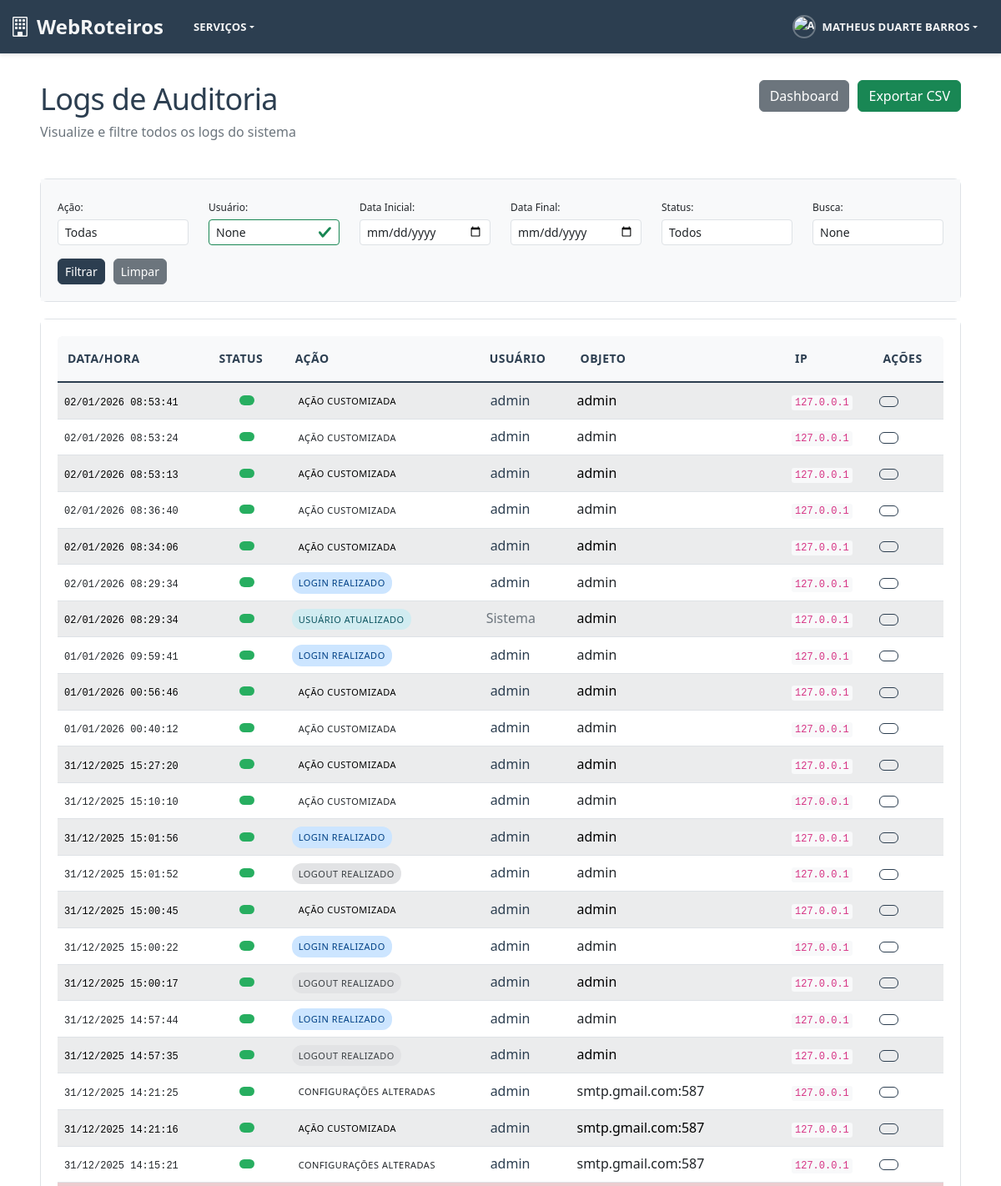
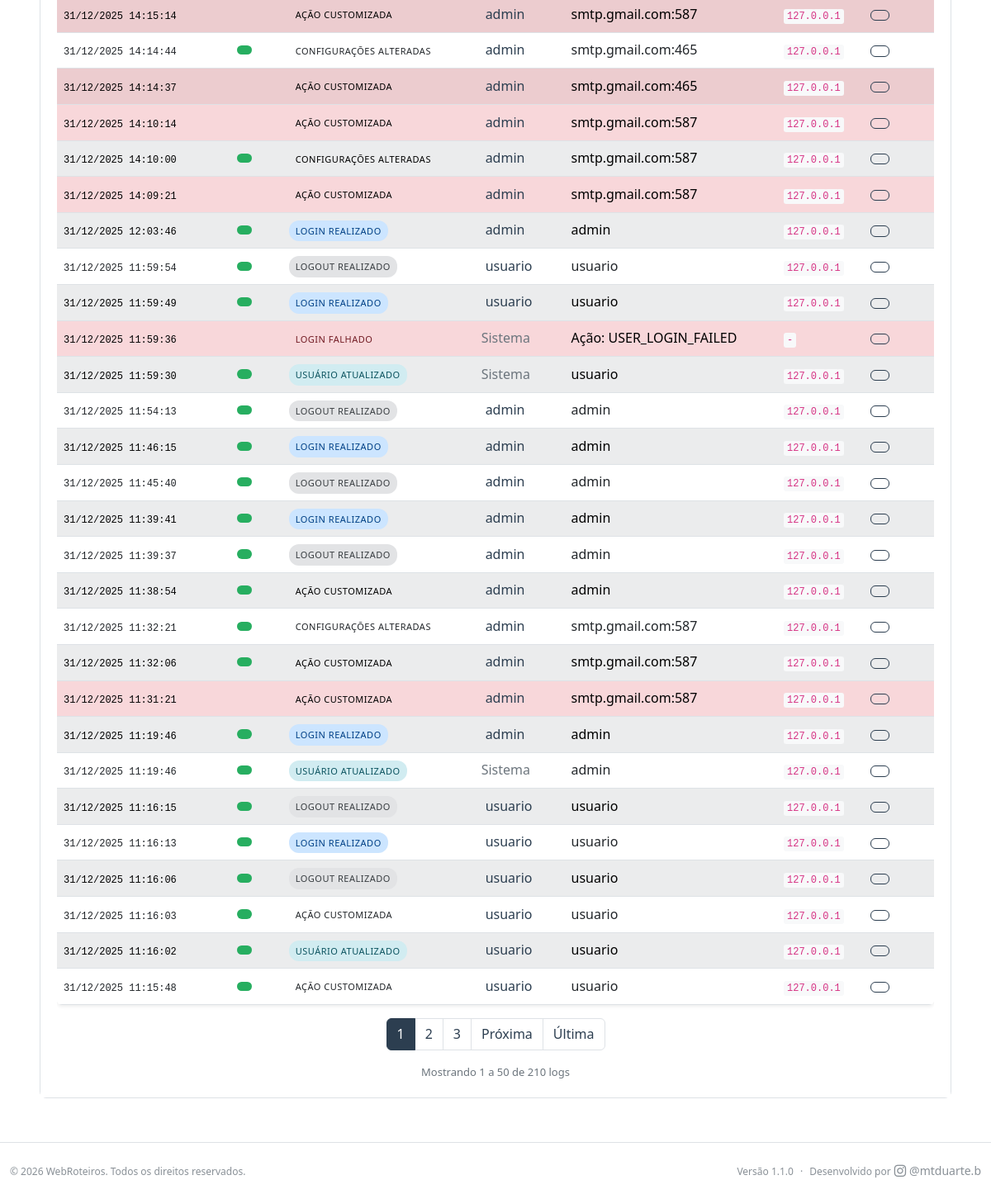
The page /audit/logs/ (signed in) on the database as committed earlier (2 pictures, top to bottom).
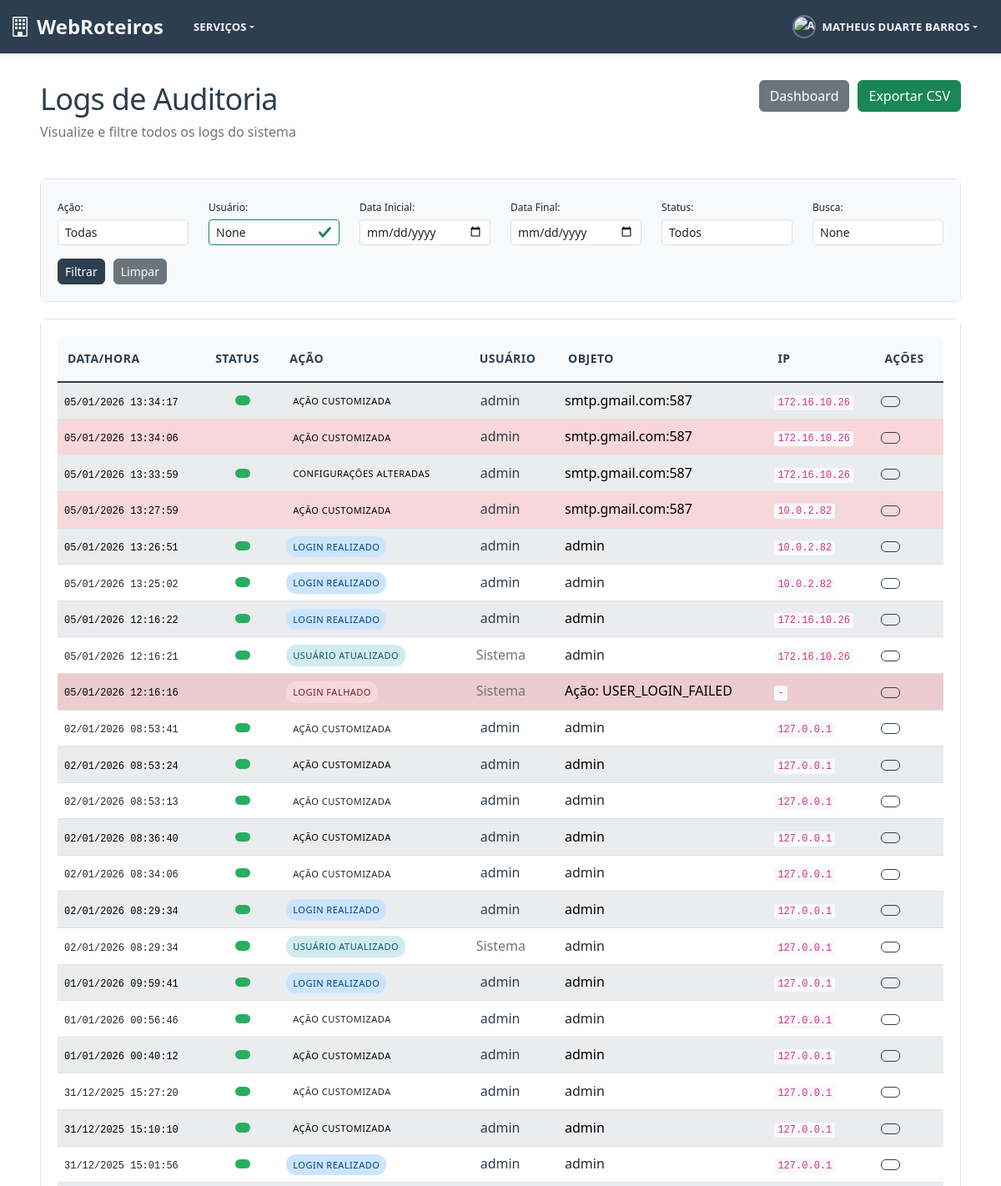
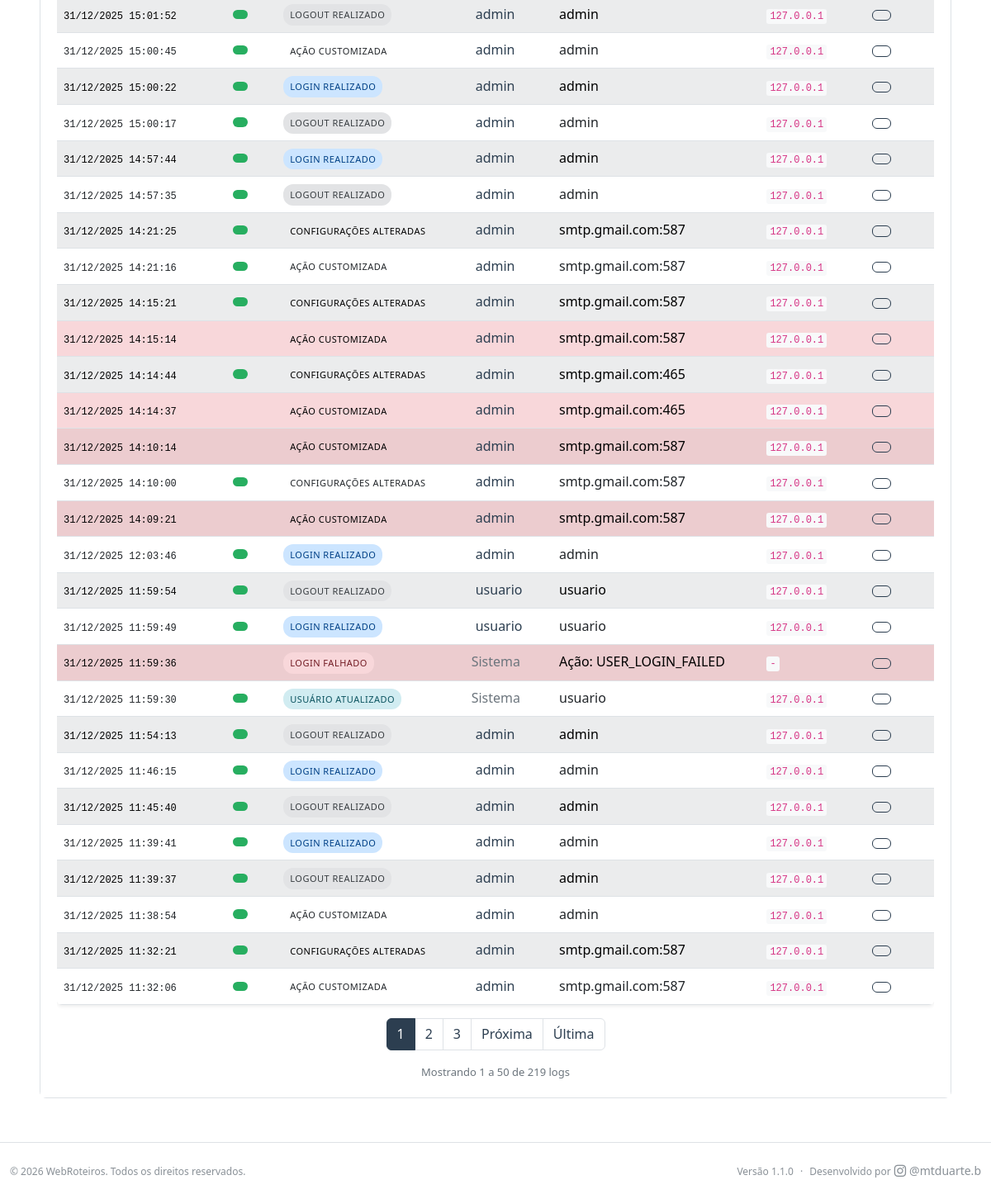
The same page on the database as committed later (2 pictures, top to bottom).
### audit_system/models.py (models this page shows, shortened)
class AuditLog(models.Model):
    ACTION_CHOICES = [
        ('USER_CREATED', 'Usuário Criado'),
        ('USER_UPDATED', 'Usuário Atualizado'),
        ('USER_DELETED', 'Usuário Deletado'),
        ('USER_ACTIVATED', 'Usuário Ativado'),
        ('USER_DEACTIVATED', 'Usuário Desativado'),
        ('USER_PASSWORD_CHANGED', 'Senha Alterada'),
        ('USER_LOGIN', 'Login Realizado'),
        ('USER_LOGOUT', 'Logout Realizado'),
        ('USER_LOGIN_FAILED', 'Login Falhado'),
        ('GROUP_CREATED', 'Grupo Criado'),
        ('GROUP_UPDATED', 'Grupo Atualizado'),
        ('GROUP_DELETED', 'Grupo Deletado'),
        ('GROUP_USER_ADDED', 'Usuário Adicionado ao Grupo'),
        ('GROUP_USER_REMOVED', 'Usuário Removido do Grupo'),
        ('GROUP_PERMISSION_ADDED', 'Permissão Adicionada ao Grupo'),
        ('GROUP_PERMISSION_REMOVED', 'Permissão Removida do Grupo'),
        ('PERMISSION_GRANTED', 'Permissão Concedida'),
        ('PERMISSION_REVOKED', 'Permissão Revogada'),
        ('ROLE_CHANGED', 'Papel/Função Alterada'),
        ('SYSTEM_ACCESS', 'Acesso ao Sistema'),
        ('DATA_EXPORT', 'Dados Exportados'),
        ('SETTINGS_CHANGED', 'Configurações Alteradas'),
        ('CUSTOM_ACTION', 'Ação Customizada'),
    ]
    action = models.CharField('Ação', max_length=50, choices=ACTION_CHOICES)
    content_type = models.ForeignKey(
        ContentType,
        on_delete=models.SET_NULL,
        null=True,
        blank=True,
        verbose_name='Tipo de Objeto'
    )
    object_id = models.CharField('ID do Objeto', max_length=100, null=True, blank=True)
    content_object = GenericForeignKey('content_type', 'object_id')
    object_repr = models.CharField('Representação do Objeto', max_length=200)
    changes = models.JSONField(
        'Alterações',
        default=dict,
        blank=True,
        help_text='Dados das alterações realizadas'
    )
    user = models.ForeignKey(
        User,
        on_delete=models.SET_NULL,
        null=True,
        blank=True,
        verbose_name='Usuário',
        related_name='audit_logs'
    )
    timestamp = models.DateTimeField('Data/Hora', auto_now_add=True, db_index=True)
    ip_address = models.GenericIPAddressField('Endereço IP', null=True, blank=True)
    user_agent = models.TextField('User Agent', null=True, blank=True)
    session_key = models.CharField('Chave da Sessão', max_length=40, null=True, blank=True)
    success = models.BooleanField('Sucesso', default=True)
    error_message = models.TextField('Mensagem de Erro', null=True, blank=True)
    extra_data = models.JSONField(
        'Dados Extras',
        default=dict,
        blank=True,
        help_text='Dados adicionais específicos da ação'
    )
    created_at = models.DateTimeField('Criado em', auto_now_add=True)
    class Meta:
        verbose_name = 'Log de Auditoria'
        verbose_name_plural = 'Logs de Auditoria'
        ordering = ['-timestamp']
        indexes = [
            models.Index(fields=['timestamp']),
            models.Index(fields=['user', 'timestamp']),
            models.Index(fields=['action', 'timestamp']),
            models.Index(fields=['content_type', 'object_id']),
        ]

### audit_system/views.py (the view, shortened to what this page needs)
# urls.py: path('logs/', views.audit_logs_list, name='logs_list'),
@staff_member_required
def audit_logs_list(request):
    logs = AuditLog.objects.select_related('user', 'content_type').all()
    action_filter = request.GET.get('action')
    user_filter = request.GET.get('user')
    date_from = request.GET.get('date_from')
    date_to = request.GET.get('date_to')
    success_filter = request.GET.get('success')
    search_query = request.GET.get('search')
    if action_filter:
        logs = logs.filter(action=action_filter)
    if user_filter:
        logs = logs.filter(user__username__icontains=user_filter)
    if date_from:
        try:
            date_from_parsed = datetime.strptime(date_from, '%Y-%m-%d').date()
            logs = logs.filter(timestamp__date__gte=date_from_parsed)
        except ValueError:
            pass
    if date_to:
        try:
            date_to_parsed = datetime.strptime(date_to, '%Y-%m-%d').date()
            logs = logs.filter(timestamp__date__lte=date_to_parsed)
        except ValueError:
            pass
    if success_filter:
        success_bool = success_filter.lower() == 'true'
        logs = logs.filter(success=success_bool)
    paginator = Paginator(logs, 50)
    page_number = request.GET.get('page')
    page_obj = paginator.get_page(page_number)
    action_choices = AuditLog.ACTION_CHOICES
    context = {
        'page_obj': page_obj,
        'action_choices': action_choices,
        'current_filters': {
            'action': action_filter,
            'user': user_filter,
            'date_from': date_from,
            'date_to': date_to,
            'success': success_filter,
            'search': search_query,
        },
        'title': 'Logs de Auditoria',
    }
    return render(request, 'audit_system/logs_list.html', context)

### core/admin_context.py (called while the page is built)
def admin_context(request):
    context = {}
    if request.user.is_authenticated and request.user.is_staff:
        try:
            context.update({
                'total_users': User.objects.count(),
                'total_groups': Group.objects.count(),
                'total_permissions': Permission.objects.count(),
                'active_users': User.objects.filter(is_active=True).count(),
            })
        except Exception:
            context.update({
                'total_users': 0,
                'total_groups': 0,
                'total_permissions': 0,
                'active_users': 0,
            })
    return context

### user_management/permission_helpers.py (called while the page is built, shortened)
def get_user_level(user):
    if not user or not user.is_authenticated:
        return 'usuario_basico'
    if user.id == 1 and user.is_superuser:
        return 'admin_principal'

def can_access_user_management(user):
    user_level = get_user_level(user)
    return user_level in ['admin_principal', 'administrador', 'gerente']

def should_show_admin_menu(user):
    return can_access_user_management(user)

def should_show_user_management_link(user):
    return can_access_user_management(user)

### templates/audit_system/logs_list.html (shortened to what the changed rows need)
{% extends "base/base.html" %}
{% load static %}
{% block extra_css %}
<link rel="stylesheet" href="{% static 'css/audit.css' %}">
{% endblock %}
{% block content %}
<div class="audit-logs">
    <div class="page-header">
        <div class="header-content">
            <h1> Logs de Auditoria</h1>
        </div>
    </div>
    <div class="card">
        <div class="card-body">
            <div class="table-responsive">
                <table class="table table-striped table-hover">
                    <thead class="thead-dark">
                        <tr>
                            <th>Data/Hora</th>
                            <th>Status</th>
                            <th>Ação</th>
                            <th>Usuário</th>
                            <th>Objeto</th>
                            <th>IP</th>
                            <th>Ações</th>
                        </tr>
                    </thead>
                    <tbody>
                        {% for log in page_obj %}
                        <tr class="{% if not log.success %}table-danger{% endif %}">
                            <td>
                                <span class="timestamp">{{ log.timestamp|date:"d/m/Y H:i:s" }}</span>
                            </td>
                            <td class="text-center">
                                {% if log.success %}
                                <span class="badge badge-success" title="Sucesso">
                                </span>
                                {% else %}
                                <span class="badge badge-danger" title="{{ log.error_message }}">
                                </span>
                                {% endif %}
                            </td>
                            <td>
                                <span class="action-badge action-{{ log.action|lower }}">
                                    {{ log.get_action_display }}
                                </span>
                            </td>
                            <td>
                                {% if log.user %}
                                <a href="{% url 'audit_system:user_history' log.user.pk %}" class="user-link">
                                     {{ log.user.username }}
                                </a>
                                {% else %}
                                <span class="text-muted">Sistema</span>
                                {% endif %}
                            </td>
                            <td>
                                <span class="object-repr" title="{{ log.object_repr }}">
                                    {{ log.object_repr|truncatechars:50 }}
                                </span>
                            </td>
                            <td>
                                <code class="ip-address">{{ log.ip_address|default:"-" }}</code>
                            </td>
                            <td>
                                <div class="btn-group btn-group-sm">
                                    <a href="{% url 'audit_system:log_detail' log.pk %}"
                                       class="btn btn-outline-primary btn-sm" title="Ver detalhes">
                                    </a>
                                </div>
                            </td>
                        </tr>
                        {% endfor %}
                    </tbody>
                </table>
            </div>
            {% if page_obj.has_other_pages %}
            <nav aria-label="Paginação dos logs">
                <ul class="pagination justify-content-center">
                    {% for num in page_obj.paginator.page_range %}
                    {% if page_obj.number == num %}
                    <li class="page-item active">
                        <span class="page-link">{{ num }}</span>
                    </li>
                    {% elif num > page_obj.number|add:'-3' and num < page_obj.number|add:'3' %}
                    <li class="page-item">
                        <a class="page-link" href="?page={{ num }}{% for key, value in current_filters.items %}{% if value %}&{{ key }}={{ value }}{% endif %}{% endfor %}">{{ num }}</a>
                    </li>
                    {% endif %}
                    {% endfor %}
                </ul>
            </nav>
            {% endif %}
            <div class="pagination-info text-center text-muted mt-3">
                Mostrando {{ page_obj.start_index }} a {{ page_obj.end_index }} de {{ page_obj.paginator.count }} logs
            </div>
        </div>
    </div>
</div>
{% endblock %}

Rows that differ between the two databases and show on the page:
no longer on this page (row unchanged): AuditLog: timestamp "31/12/2025 11:31:21", action "AÇÃO CUSTOMIZADA", user.username "admin", object_repr "smtp.gmail.com:587", ip_address "127.0.0.1", success False (drawn)
no longer on this page (row unchanged): AuditLog: timestamp "31/12/2025 11:19:46", action "LOGIN REALIZADO", user.username "admin", object_repr "admin", ip_address "127.0.0.1"
no longer on this page (row unchanged): AuditLog: timestamp "31/12/2025 11:19:46", action "USUÁRIO ATUALIZADO", shows "Sistema", object_repr "admin", ip_address "127.0.0.1"
no longer on this page (row unchanged): AuditLog: timestamp "31/12/2025 11:16:15", action "LOGOUT REALIZADO", user.username "usuario", object_repr "usuario", ip_address "127.0.0.1"
no longer on this page (row unchanged): AuditLog: timestamp "31/12/2025 11:16:13", action "LOGIN REALIZADO", user.username "usuario", object_repr "usuario", ip_address "127.0.0.1"
no longer on this page (row unchanged): AuditLog: timestamp "31/12/2025 11:16:06", action "LOGOUT REALIZADO", user.username "usuario", object_repr "usuario", ip_address "127.0.0.1"
no longer on this page (row unchanged): AuditLog: timestamp "31/12/2025 11:16:03", action "AÇÃO CUSTOMIZADA", user.username "usuario", object_repr "usuario", ip_address "127.0.0.1"
no longer on this page (row unchanged): AuditLog: timestamp "31/12/2025 11:16:02", action "USUÁRIO ATUALIZADO", user.username "usuario", object_repr "usuario", ip_address "127.0.0.1"
no longer on this page (row unchanged): AuditLog: timestamp "31/12/2025 11:15:48", action "AÇÃO CUSTOMIZADA", user.username "usuario", object_repr "usuario", ip_address "127.0.0.1"
added AuditLog: timestamp "05/01/2026 13:34:17", action "AÇÃO CUSTOMIZADA", user.username "admin", object_repr "smtp.gmail.com:587", ip_address "172.16.10.26"
added AuditLog: timestamp "05/01/2026 13:34:06", action "AÇÃO CUSTOMIZADA", user.username "admin", object_repr "smtp.gmail.com:587", ip_address "172.16.10.26", success False (drawn)
added AuditLog: timestamp "05/01/2026 13:33:59", action "CONFIGURAÇÕES ALTERADAS", user.username "admin", object_repr "smtp.gmail.com:587", ip_address "172.16.10.26"
added AuditLog: timestamp "05/01/2026 13:27:59", action "AÇÃO CUSTOMIZADA", user.username "admin", object_repr "smtp.gmail.com:587", ip_address "10.0.2.82", success False (drawn)
added AuditLog: timestamp "05/01/2026 13:26:51", action "LOGIN REALIZADO", user.username "admin", object_repr "admin", ip_address "10.0.2.82"
added AuditLog: timestamp "05/01/2026 13:25:02", action "LOGIN REALIZADO", user.username "admin", object_repr "admin", ip_address "10.0.2.82"
added AuditLog: timestamp "05/01/2026 12:16:22", action "LOGIN REALIZADO", user.username "admin", object_repr "admin", ip_address "172.16.10.26"
added AuditLog: timestamp "05/01/2026 12:16:21", action "USUÁRIO ATUALIZADO", shows "Sistema", object_repr "admin", ip_address "172.16.10.26"
added AuditLog: timestamp "05/01/2026 12:16:16", action "LOGIN FALHADO", shows "Sistema", object_repr "Ação: USER_LOGIN_FAILED", ip_address "-", success False (drawn)
Other text that changed with them:
{{ page_obj.paginator.count }}: "210" → "219"
